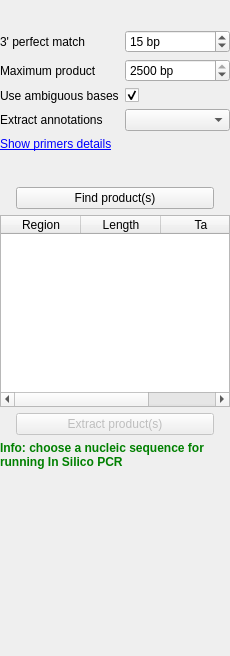
<?xml version="1.0" encoding="UTF-8"?>
<ui version="4.0">
 <class>InSilicoPcrOptionPanelWidget</class>
 <widget class="QWidget" name="InSilicoPcrOptionPanelWidget">
  <property name="geometry">
   <rect>
    <x>0</x>
    <y>0</y>
    <width>230</width>
    <height>656</height>
   </rect>
  </property>
  <property name="windowTitle">
   <string>Form</string>
  </property>
  <layout class="QVBoxLayout" name="verticalLayout_3">
   <property name="leftMargin">
    <number>0</number>
   </property>
   <property name="topMargin">
    <number>0</number>
   </property>
   <property name="rightMargin">
    <number>0</number>
   </property>
   <property name="bottomMargin">
    <number>0</number>
   </property>
   <item>
    <widget class="QWidget" name="runPcrWidget" native="true">
     <property name="minimumSize">
      <size>
       <width>0</width>
       <height>0</height>
      </size>
     </property>
     <layout class="QVBoxLayout" name="verticalLayout">
      <property name="leftMargin">
       <number>0</number>
      </property>
      <property name="topMargin">
       <number>0</number>
      </property>
      <property name="rightMargin">
       <number>0</number>
      </property>
      <property name="bottomMargin">
       <number>0</number>
      </property>
      <item>
       <widget class="U2::ShowHideSubgroupWidget" name="forwardPrimerBoxSubgroup" native="true"/>
      </item>
      <item>
       <widget class="U2::PrimerGroupBox" name="forwardPrimerBox" native="true"/>
      </item>
      <item>
       <widget class="U2::ShowHideSubgroupWidget" name="reversePrimerBoxSubgroup" native="true"/>
      </item>
      <item>
       <widget class="U2::PrimerGroupBox" name="reversePrimerBox" native="true"/>
      </item>
      <item>
       <widget class="U2::ShowHideSubgroupWidget" name="settingsSubgroup" native="true"/>
      </item>
      <item>
       <widget class="QWidget" name="settingsWidget" native="true">
        <property name="minimumSize">
         <size>
          <width>0</width>
          <height>0</height>
         </size>
        </property>
        <layout class="QGridLayout" name="gridLayout">
         <property name="leftMargin">
          <number>0</number>
         </property>
         <property name="topMargin">
          <number>0</number>
         </property>
         <property name="rightMargin">
          <number>0</number>
         </property>
         <property name="bottomMargin">
          <number>0</number>
         </property>
         <item row="0" column="0">
          <widget class="QLabel" name="label">
           <property name="text">
            <string>3' perfect match</string>
           </property>
           <property name="wordWrap">
            <bool>true</bool>
           </property>
          </widget>
         </item>
         <item row="1" column="0">
          <widget class="QLabel" name="label_10">
           <property name="sizePolicy">
            <sizepolicy hsizetype="Preferred" vsizetype="Preferred">
             <horstretch>0</horstretch>
             <verstretch>0</verstretch>
            </sizepolicy>
           </property>
           <property name="text">
            <string>Maximum product</string>
           </property>
           <property name="wordWrap">
            <bool>true</bool>
           </property>
          </widget>
         </item>
         <item row="1" column="1">
          <widget class="QSpinBox" name="productSizeSpinBox">
           <property name="sizePolicy">
            <sizepolicy hsizetype="Expanding" vsizetype="Fixed">
             <horstretch>0</horstretch>
             <verstretch>0</verstretch>
            </sizepolicy>
           </property>
           <property name="suffix">
            <string> bp</string>
           </property>
           <property name="minimum">
            <number>1</number>
           </property>
           <property name="maximum">
            <number>2500</number>
           </property>
           <property name="value">
            <number>2500</number>
           </property>
          </widget>
         </item>
         <item row="2" column="1">
          <widget class="QCheckBox" name="useAmbiguousBasesCheckBox">
           <property name="text">
            <string/>
           </property>
           <property name="checked">
            <bool>true</bool>
           </property>
          </widget>
         </item>
         <item row="3" column="0">
          <widget class="QLabel" name="label_2">
           <property name="text">
            <string>Extract annotations</string>
           </property>
          </widget>
         </item>
         <item row="0" column="1">
          <widget class="QSpinBox" name="perfectSpinBox">
           <property name="sizePolicy">
            <sizepolicy hsizetype="Expanding" vsizetype="Fixed">
             <horstretch>0</horstretch>
             <verstretch>0</verstretch>
            </sizepolicy>
           </property>
           <property name="suffix">
            <string> bp</string>
           </property>
           <property name="value">
            <number>15</number>
           </property>
          </widget>
         </item>
         <item row="3" column="1">
          <widget class="QComboBox" name="annsComboBox"/>
         </item>
         <item row="2" column="0">
          <widget class="QLabel" name="label_3">
           <property name="text">
            <string>Use ambiguous bases</string>
           </property>
          </widget>
         </item>
        </layout>
       </widget>
      </item>
      <item>
       <widget class="QLabel" name="detailsLinkLabel">
        <property name="styleSheet">
         <string notr="true">color: red;
</string>
        </property>
        <property name="text">
         <string>&lt;a href=&quot;details&quot;&gt;Show primers details&lt;/a&gt;</string>
        </property>
       </widget>
      </item>
      <item>
       <widget class="QLabel" name="warningLabel">
        <property name="styleSheet">
         <string notr="true">color: red;
font-weight: 600;</string>
        </property>
        <property name="text">
         <string/>
        </property>
        <property name="alignment">
         <set>Qt::AlignJustify|Qt::AlignVCenter</set>
        </property>
        <property name="wordWrap">
         <bool>true</bool>
        </property>
        <property name="textInteractionFlags">
         <set>Qt::LinksAccessibleByKeyboard|Qt::LinksAccessibleByMouse</set>
        </property>
       </widget>
      </item>
      <item>
       <spacer name="verticalSpacer_2">
        <property name="orientation">
         <enum>Qt::Vertical</enum>
        </property>
        <property name="sizeType">
         <enum>QSizePolicy::Fixed</enum>
        </property>
        <property name="sizeHint" stdset="0">
         <size>
          <width>20</width>
          <height>10</height>
         </size>
        </property>
       </spacer>
      </item>
      <item alignment="Qt::AlignHCenter">
       <widget class="QPushButton" name="findProductButton">
        <property name="sizePolicy">
         <sizepolicy hsizetype="Fixed" vsizetype="Fixed">
          <horstretch>0</horstretch>
          <verstretch>0</verstretch>
         </sizepolicy>
        </property>
        <property name="minimumSize">
         <size>
          <width>198</width>
          <height>0</height>
         </size>
        </property>
        <property name="maximumSize">
         <size>
          <width>198</width>
          <height>16777215</height>
         </size>
        </property>
        <property name="text">
         <string>Find product(s)</string>
        </property>
       </widget>
      </item>
     </layout>
    </widget>
   </item>
   <item>
    <widget class="QWidget" name="productsWidget" native="true">
     <property name="minimumSize">
      <size>
       <width>0</width>
       <height>0</height>
      </size>
     </property>
     <layout class="QVBoxLayout" name="verticalLayout_2">
      <property name="leftMargin">
       <number>0</number>
      </property>
      <property name="topMargin">
       <number>0</number>
      </property>
      <property name="rightMargin">
       <number>0</number>
      </property>
      <property name="bottomMargin">
       <number>0</number>
      </property>
      <item>
       <widget class="U2::InSilicoPcrProductsTable" name="productsTable">
        <property name="sizePolicy">
         <sizepolicy hsizetype="Expanding" vsizetype="Expanding">
          <horstretch>0</horstretch>
          <verstretch>0</verstretch>
         </sizepolicy>
        </property>
        <property name="minimumSize">
         <size>
          <width>0</width>
          <height>50</height>
         </size>
        </property>
        <property name="editTriggers">
         <set>QAbstractItemView::NoEditTriggers</set>
        </property>
        <property name="tabKeyNavigation">
         <bool>false</bool>
        </property>
        <property name="showDropIndicator" stdset="0">
         <bool>false</bool>
        </property>
        <property name="dragDropOverwriteMode">
         <bool>false</bool>
        </property>
        <property name="alternatingRowColors">
         <bool>true</bool>
        </property>
        <property name="selectionMode">
         <enum>QAbstractItemView::ExtendedSelection</enum>
        </property>
        <property name="selectionBehavior">
         <enum>QAbstractItemView::SelectRows</enum>
        </property>
        <property name="textElideMode">
         <enum>Qt::ElideMiddle</enum>
        </property>
        <property name="showGrid">
         <bool>false</bool>
        </property>
        <property name="sortingEnabled">
         <bool>false</bool>
        </property>
        <property name="cornerButtonEnabled">
         <bool>false</bool>
        </property>
        <attribute name="horizontalHeaderDefaultSectionSize">
         <number>80</number>
        </attribute>
        <attribute name="horizontalHeaderHighlightSections">
         <bool>false</bool>
        </attribute>
        <attribute name="horizontalHeaderShowSortIndicator" stdset="0">
         <bool>false</bool>
        </attribute>
        <attribute name="horizontalHeaderStretchLastSection">
         <bool>true</bool>
        </attribute>
        <attribute name="verticalHeaderVisible">
         <bool>false</bool>
        </attribute>
        <attribute name="verticalHeaderDefaultSectionSize">
         <number>30</number>
        </attribute>
        <column>
         <property name="text">
          <string>Region</string>
         </property>
        </column>
        <column>
         <property name="text">
          <string>Length</string>
         </property>
        </column>
        <column>
         <property name="text">
          <string>Ta</string>
         </property>
        </column>
       </widget>
      </item>
      <item alignment="Qt::AlignHCenter">
       <widget class="QPushButton" name="extractProductButton">
        <property name="enabled">
         <bool>false</bool>
        </property>
        <property name="sizePolicy">
         <sizepolicy hsizetype="Fixed" vsizetype="Fixed">
          <horstretch>0</horstretch>
          <verstretch>0</verstretch>
         </sizepolicy>
        </property>
        <property name="minimumSize">
         <size>
          <width>198</width>
          <height>0</height>
         </size>
        </property>
        <property name="maximumSize">
         <size>
          <width>198</width>
          <height>16777215</height>
         </size>
        </property>
        <property name="text">
         <string>Extract product(s)</string>
        </property>
       </widget>
      </item>
     </layout>
    </widget>
   </item>
   <item>
    <widget class="QLabel" name="algoWarningLabel">
     <property name="styleSheet">
      <string notr="true">color: green;
font-weight: 600;</string>
     </property>
     <property name="text">
      <string>Info: choose a nucleic sequence for running In Silico PCR</string>
     </property>
     <property name="alignment">
      <set>Qt::AlignLeading|Qt::AlignLeft|Qt::AlignVCenter</set>
     </property>
     <property name="wordWrap">
      <bool>true</bool>
     </property>
    </widget>
   </item>
   <item>
    <spacer name="verticalSpacer">
     <property name="orientation">
      <enum>Qt::Vertical</enum>
     </property>
     <property name="sizeType">
      <enum>QSizePolicy::Expanding</enum>
     </property>
     <property name="sizeHint" stdset="0">
      <size>
       <width>20</width>
       <height>0</height>
      </size>
     </property>
    </spacer>
   </item>
  </layout>
 </widget>
 <customwidgets>
  <customwidget>
   <class>U2::PrimerGroupBox</class>
   <extends>QWidget</extends>
   <header>PrimerGroupBox.h</header>
   <container>1</container>
  </customwidget>
  <customwidget>
   <class>U2::InSilicoPcrProductsTable</class>
   <extends>QTableWidget</extends>
   <header>InSilicoPcrProductsTable.h</header>
  </customwidget>
  <customwidget>
   <class>U2::ShowHideSubgroupWidget</class>
   <extends>QWidget</extends>
   <header location="global">U2Gui/ShowHideSubgroupWidget.h</header>
   <container>1</container>
  </customwidget>
 </customwidgets>
 <resources/>
 <connections/>
</ui>
